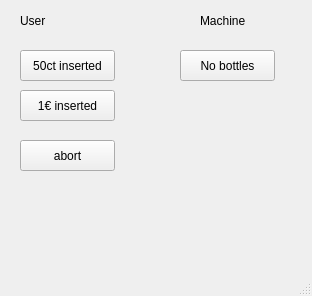
<?xml version="1.0" encoding="UTF-8"?>
<ui version="4.0">
 <class>SodaMachine</class>
 <widget class="QMainWindow" name="SodaMachine">
  <property name="geometry">
   <rect>
    <x>0</x>
    <y>0</y>
    <width>312</width>
    <height>296</height>
   </rect>
  </property>
  <property name="windowTitle">
   <string>MainWindow</string>
  </property>
  <widget class="QWidget" name="centralwidget">
   <widget class="QPushButton" name="b050_inserted">
    <property name="geometry">
     <rect>
      <x>20</x>
      <y>50</y>
      <width>95</width>
      <height>31</height>
     </rect>
    </property>
    <property name="text">
     <string>50ct inserted</string>
    </property>
   </widget>
   <widget class="QPushButton" name="b100_inserted">
    <property name="geometry">
     <rect>
      <x>20</x>
      <y>90</y>
      <width>95</width>
      <height>31</height>
     </rect>
    </property>
    <property name="text">
     <string>1€ inserted</string>
    </property>
   </widget>
   <widget class="QPushButton" name="bAbort">
    <property name="geometry">
     <rect>
      <x>20</x>
      <y>140</y>
      <width>95</width>
      <height>31</height>
     </rect>
    </property>
    <property name="text">
     <string>abort</string>
    </property>
   </widget>
   <widget class="QPushButton" name="bNoBottles">
    <property name="geometry">
     <rect>
      <x>180</x>
      <y>50</y>
      <width>95</width>
      <height>31</height>
     </rect>
    </property>
    <property name="text">
     <string>No bottles</string>
    </property>
   </widget>
   <widget class="QLabel" name="label">
    <property name="geometry">
     <rect>
      <x>20</x>
      <y>10</y>
      <width>65</width>
      <height>21</height>
     </rect>
    </property>
    <property name="text">
     <string>User</string>
    </property>
   </widget>
   <widget class="QLabel" name="label_2">
    <property name="geometry">
     <rect>
      <x>200</x>
      <y>10</y>
      <width>65</width>
      <height>21</height>
     </rect>
    </property>
    <property name="text">
     <string>Machine</string>
    </property>
   </widget>
  </widget>
  <widget class="QMenuBar" name="menubar">
   <property name="geometry">
    <rect>
     <x>0</x>
     <y>0</y>
     <width>312</width>
     <height>29</height>
    </rect>
   </property>
  </widget>
  <widget class="QStatusBar" name="statusbar"/>
 </widget>
 <resources/>
 <connections/>
</ui>
